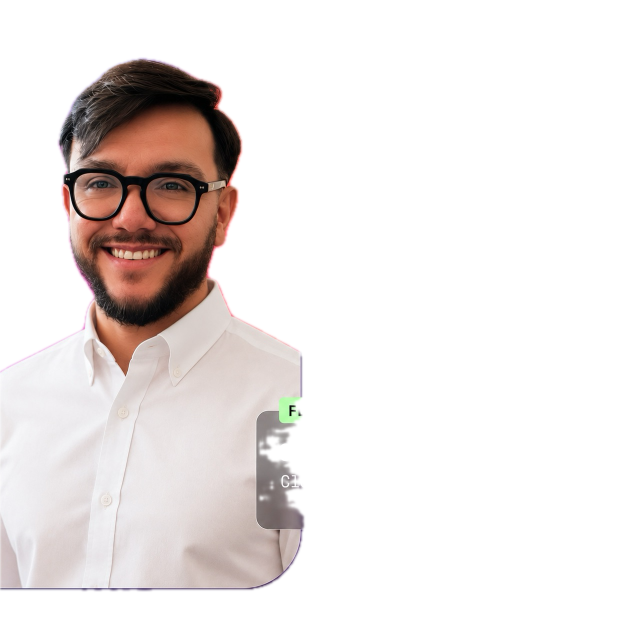
#> input picture photo.png, 1254 x 1254 px (shown at 1/2 size)
$ python make_ascii_svg.py ../photo.png out.png
#> lines starting #> are read from the running program, lines starting #| are printed output that depends on the picture
"""
Convert a portrait photo into a CLEAN, monochrome ASCII-art SVG (Andrew6rant
style: one light-gray color, subject isolated on a dark background) that "types"
itself in like a terminal, then holds.

Monochrome is deliberate -- per-character rainbow color is what makes ASCII
portraits look noisy. One fill color + a good density ramp + high contrast (so a
busy background washes out to blank) reads as neat and legible.

GitHub renders SVGs embedded via <img> and runs their SMIL animations there (JS
does not run). Each row is revealed with a left-to-right clip wipe plus a small
block cursor riding the wipe edge, staggered top -> bottom, so the whole
portrait prints once and freezes.
"""
from PIL import Image, ImageEnhance, ImageFilter
import html
import os
import sys

HERE = os.path.dirname(os.path.abspath(__file__))
SRC = sys.argv[1] if len(sys.argv) > 1 else os.path.join(HERE, "..", "source-prepped.png")
OUT = sys.argv[2] if len(sys.argv) > 2 else os.path.join(HERE, "..", "oscar-ascii.svg")

COLS = 112
ROWS = 60
CELL_W = 7.2
CELL_H = 14.0
RAMP = " .`:-=+*cs#%@"  # bright(sparse) -> dark(dense); leading space clears bg

CONTRAST = 1.12
BRIGHTNESS = 1.0
GAMMA = 1.18
SHARPEN = False
WHITE_FLOOR = 0.80
DESPECKLE = True  # drop isolated glyphs that read as noise

PAD = 20
TITLEBAR_H = 30
STATUS_H = 30
ART_W = COLS * CELL_W
ART_H = ROWS * CELL_H
CANVAS_W = int(ART_W + PAD * 2)
CANVAS_H = int(TITLEBAR_H + ART_H + STATUS_H + PAD)

BG = "#0d1117"
BG2 = "#111722"
FRAME = "#30363d"
TITLE_TEXT = "#7d8590"
INK = "#c9d1d9"
CURSOR = "#c9d1d9"

ROW_DUR = 0.10
STAGGER = 0.10

im = Image.open(SRC).convert("L")
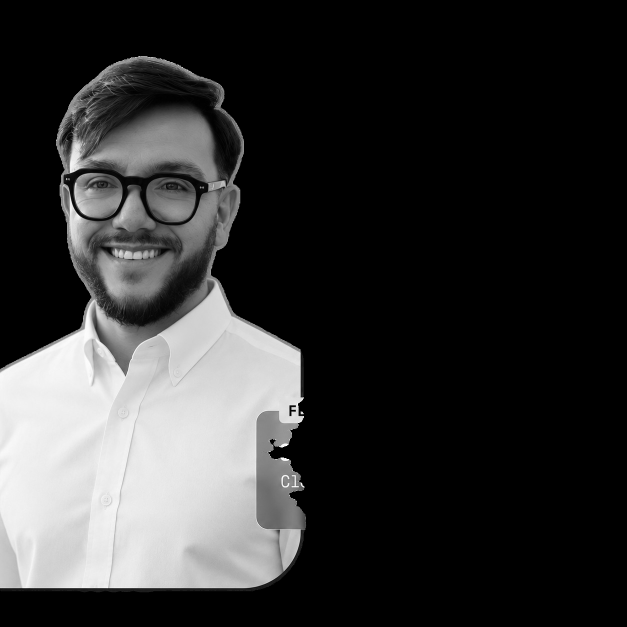
#> im: PIL image 1254x1254 L (shown at 1/2 size); min 0, max 255, mean 50.5
if SHARPEN:
    im = im.filter(ImageFilter.UnsharpMask(radius=2, percent=140, threshold=2))
im = ImageEnhance.Brightness(im).enhance(BRIGHTNESS)
im = ImageEnhance.Contrast(im).enhance(CONTRAST)
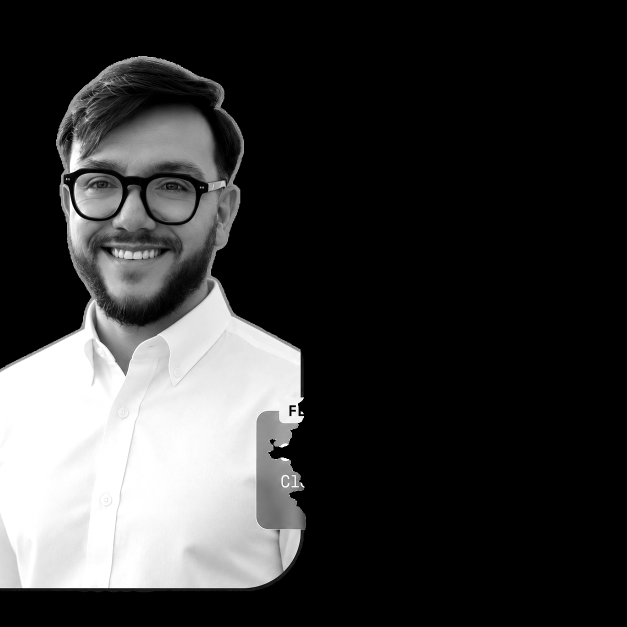
#> im: PIL image 1254x1254 L (shown at 1/2 size); min 0, max 255, mean 54.4
im = im.resize((COLS, ROWS), Image.LANCZOS)
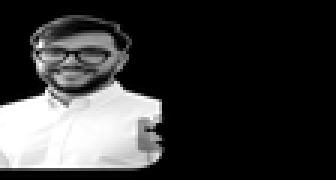
#> im: PIL image 112x60 L (shown 3 times larger); min 0, max 255, mean 54.6
px = im.load()

STATIC = bool(os.environ.get("STATIC"))

rows_txt = []
for y in range(ROWS):
    chars = []
    for x in range(COLS):
        lum = px[x, y] / 255.0
        lum = pow(lum, GAMMA)
        if lum >= WHITE_FLOOR:
            chars.append(" ")
            continue
        idx = int((1.0 - lum) * (len(RAMP) - 1) + 0.5)
        idx = max(0, min(len(RAMP) - 1, idx))
        chars.append(RAMP[idx])
    rows_txt.append("".join(chars))
#> after the loop, rows_txt = 60 items

if DESPECKLE:
    grid = [list(r) for r in rows_txt]
#> grid = 60 items
    for y in range(1, ROWS - 1):
        for x in range(1, COLS - 1):
            if grid[y][x] == " ":
                continue
            neighbors = [
                grid[y + dy][x + dx]
                for dy in (-1, 0, 1)
                for dx in (-1, 0, 1)
                if not (dx == 0 and dy == 0)
            ]
            if sum(c == " " for c in neighbors) >= 7:
                grid[y][x] = " "
    rows_txt = ["".join(r) for r in grid]

art_top = TITLEBAR_H + PAD * 0.35

parts = []
parts.append(
    f'<svg xmlns="http://www.w3.org/2000/svg" width="{CANVAS_W}" height="{CANVAS_H}" '
    f'viewBox="0 0 {CANVAS_W} {CANVAS_H}" font-family="ui-monospace, SFMono-Regular, '
    f'Menlo, Consolas, monospace">'
)
parts.append(
    '<defs>'
    f'<linearGradient id="bg" x1="0" y1="0" x2="0" y2="1">'
    f'<stop offset="0" stop-color="{BG2}"/><stop offset="1" stop-color="{BG}"/>'
    f'</linearGradient></defs>'
)

parts.append(f'<rect width="{CANVAS_W}" height="{CANVAS_H}" rx="12" fill="url(#bg)"/>')
parts.append(
    f'<rect x="0.5" y="0.5" width="{CANVAS_W-1}" height="{CANVAS_H-1}" rx="12" '
    f'fill="none" stroke="{FRAME}" stroke-width="1"/>'
)

parts.append(
    f'<line x1="0" y1="{TITLEBAR_H}" x2="{CANVAS_W}" y2="{TITLEBAR_H}" stroke="{FRAME}"/>'
)
for i, dotcol in enumerate(["#ff5f56", "#ffbd2e", "#27c93f"]):
    parts.append(f'<circle cx="{PAD + i*16}" cy="{TITLEBAR_H/2}" r="5" fill="{dotcol}"/>')
parts.append(
    f'<text x="{CANVAS_W/2}" y="{TITLEBAR_H/2 + 4}" fill="{TITLE_TEXT}" font-size="12" '
    f'text-anchor="middle">oscar@github: ~$ ./portrait.sh</text>'
)

font_size = CELL_H * 0.86
for ry, line in enumerate(rows_txt):
    y = art_top + ry * CELL_H + CELL_H * 0.74
    row_y = art_top + ry * CELL_H
    delay = ry * STAGGER
    safe = html.escape(line)
    text = (
        f'<text xml:space="preserve" x="{PAD}" y="{y:.1f}" fill="{INK}" '
        f'font-size="{font_size:.1f}" textLength="{ART_W}" lengthAdjust="spacing">{safe}</text>'
    )

    if STATIC:
        parts.append(text)
        continue

    parts.append(
        f'<clipPath id="r{ry}"><rect x="{PAD}" y="{row_y:.1f}" height="{CELL_H}" width="0">'
        f'<animate attributeName="width" from="0" to="{ART_W}" begin="{delay:.3f}s" '
        f'dur="{ROW_DUR:.2f}s" fill="freeze"/></rect></clipPath>'
    )
    parts.append(f'<g clip-path="url(#r{ry})">{text}</g>')
    parts.append(
        f'<rect y="{row_y+1:.1f}" width="{CELL_W}" height="{CELL_H-2}" fill="{CURSOR}" opacity="0">'
        f'<animate attributeName="x" from="{PAD}" to="{PAD+ART_W}" begin="{delay:.3f}s" '
        f'dur="{ROW_DUR:.2f}s" fill="freeze"/>'
        f'<set attributeName="opacity" to="0.85" begin="{delay:.3f}s"/>'
        f'<set attributeName="opacity" to="0" begin="{delay+ROW_DUR:.3f}s"/></rect>'
    )
#> this loop made 60 passes
#> (y, row_y, delay) on passes 1 to 12: (47.36, 37, 0), (61.36, 51, 0.1), (75.36, 65, 0.2), (89.36, 79, 0.3), (103.4, 93, 0.4), (117.4, 107, 0.5), (131.4, 121, 0.6), (145.4, 135, 0.7), (159.4, 149, 0.8), (173.4, 163, 0.9), (187.4, 177, 1), (201.4, 191, 1.1)
#> after the loop, parts = 189 items

status_line_y = TITLEBAR_H + ART_H + PAD * 0.35
status_y = status_line_y + 19
parts.append(
    f'<line x1="0" y1="{status_line_y:.1f}" x2="{CANVAS_W}" y2="{status_line_y:.1f}" stroke="{FRAME}"/>'
)
parts.append(
    f'<text x="{PAD}" y="{status_y:.1f}" fill="{TITLE_TEXT}" font-size="13">'
    f'oscar@github:~$ whoami <tspan fill="{INK}">Oscar Valles</tspan></text>'
)
parts.append(
    f'<rect x="{PAD+210}" y="{status_y-12:.1f}" width="8" height="14" fill="{INK}">'
    f'<animate attributeName="opacity" values="1;1;0;0" keyTimes="0;0.5;0.51;1" '
    f'dur="1s" repeatCount="indefinite"/></rect>'
)

parts.append("</svg>")
svg = "".join(parts)
with open(OUT, "w") as f:
    f.write(svg)
print("wrote", OUT, len(svg), "bytes;", CANVAS_W, "x", CANVAS_H)
#| wrote out.png 44085 bytes; 846 x 920
